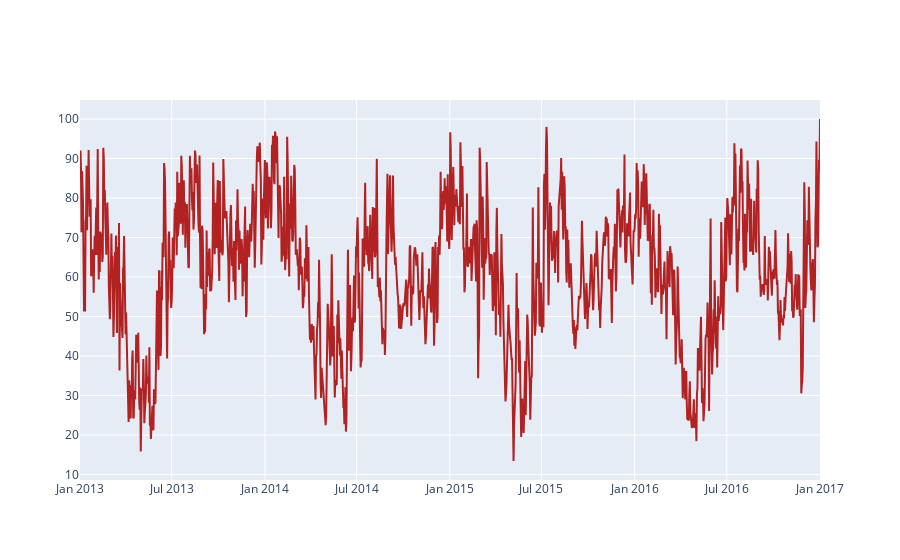

Notebook code for this chart:
### Markdown cell above
### Humidity

### Code cell
import plotly.graph_objects as go
fig2 = go.Figure()

fig2.add_trace(go.Scatter( x=train['date'], y=train['humidity'], name = 'Predicted Price',
                         line=dict(color='firebrick', width=2)))

### Figure 1 — Plotly figure (JSON) as saved in the notebook; plotly's stock layout.template omitted (floating-point values rounded to 4 significant figures; data arrays with more than 128 entries replaced by an {"elided": "..."} marker saying what was removed)
{"data": [{"line": {"color": "firebrick", "width": 2}, "name": "Predicted Price", "type": "scatter", "x": {"elided": "1462 str values"}, "y": {"elided": "1462 float values"}}], "layout": {}}
